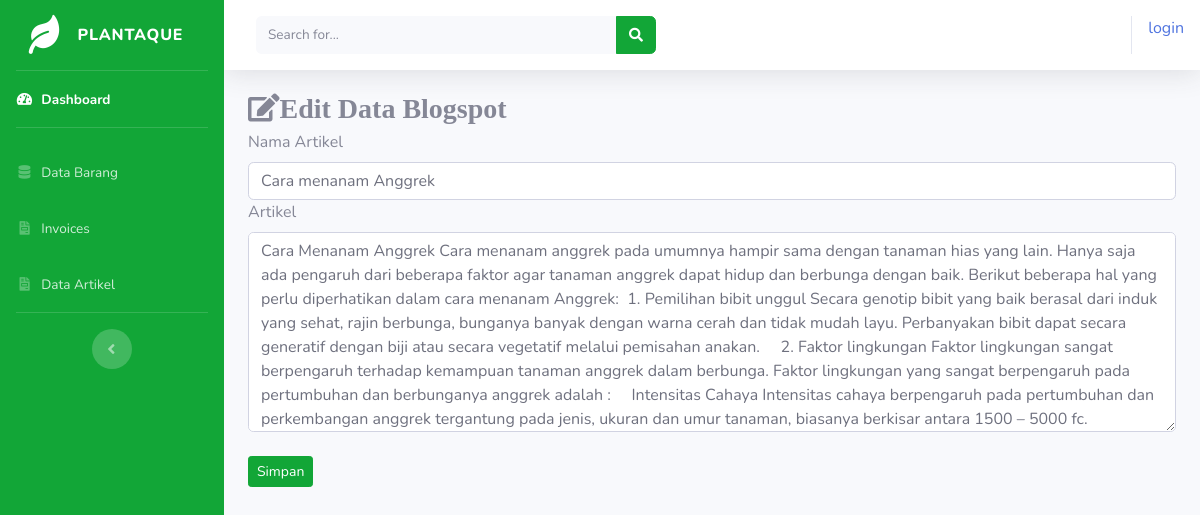
The app's page /toko_online/index.php/admin/data_blogspot/edit/1 with its own data.
### tables this page shows
CREATE TABLE `tb_blogspot` (
  `id_deskripsi` int(11) NOT NULL,
  `nama_deskripsi` varchar(100) NOT NULL,
  `deskripsi` text NOT NULL,
  `gambar` text NOT NULL
);

### toko_online/application/controllers/admin/data_blogspot.php (called while the page is built, shortened)
<?php
class data_blogspot extends CI_Controller{
    public function edit($id_deskripsi)
    {
        $where = array('id_deskripsi' => $id_deskripsi);
        $data['blogspot'] = $this->model_blogspot->edit_blogspot($where,
        'tb_blogspot')->result();
        $this->load->view('templates_admin/header');
        $this->load->view('templates_admin/sidebar');
        $this->load->view('admin/edit_blogspot', $data);
        $this->load->view('templates_admin/footer');
    }
}
?>

### toko_online/index.php (called while the page is built, shortened)
<?php
require_once BASEPATH.'core/CodeIgniter.php';

### toko_online/application/models/model_blogspot.php (called while the page is built, shortened)
<?php
class Model_blogspot extends CI_model{
    public function edit_blogspot($where,$table)
    {
        return $this->db->get_where($table,$where);
    }
}
?>

### toko_online/application/views/admin/edit_blogspot.php (the view, shortened to what this page needs)
<div class='container-fluid'>
    <h3 class="fas fa-edit">Edit Data Blogspot</h3>
    <?php foreach ($blogspot as $blog) : ?>
    <form action="<?php echo base_url().'/admin/data_blogspot/update'?>" method="post">
        <div class="for-group">
            <label >Nama Artikel</label>
            <input type="text" name="nama_deskripsi" class="form-control" value="<?php echo $blog->nama_deskripsi?>">
        </div>
        <div class="for-group">
            <label >Artikel</label>
            <textarea style="height:200px" name="deskripsi" class="form-control"><?php echo $blog->deskripsi ?></textarea>
        </div>
        <br>
        <button type="submit" class="btn btn-primary btn-sm">Simpan
        </button>
    </form>
    <?php endforeach; ?>
</div>

### records on screen
tb_blogspot: nama_deskripsi "Cara menanam Anggrek", deskripsi "Cara Menanam Anggrek Cara menanam anggrek pada umumnya hampir sama dengan tanaman hias yang lain. Hanya saja ada pengaruh dari beberapa faktor agar tanaman anggrek dapat hidup dan berbunga dengan baik. Berikut beberapa hal yang perlu diperhatikan dalam cara menanam Anggrek: 1. Pemilihan bibit unggul Secara genotip bibit yang baik berasal dari induk yang sehat, rajin berbunga, bunganya banyak dengan warna cerah dan tidak mudah layu. Perbanyakan bibit dapat secara generatif dengan biji atau secara vegetatif melalui pemisahan anakan. 2. Faktor lingkungan Faktor lingkungan sangat berpengaruh terhadap kemampuan tanaman anggrek dalam berbunga. Faktor lingkungan yang sangat berpengaruh pada…"

### other values on screen
anchor('auth/login', 'login') "login"
